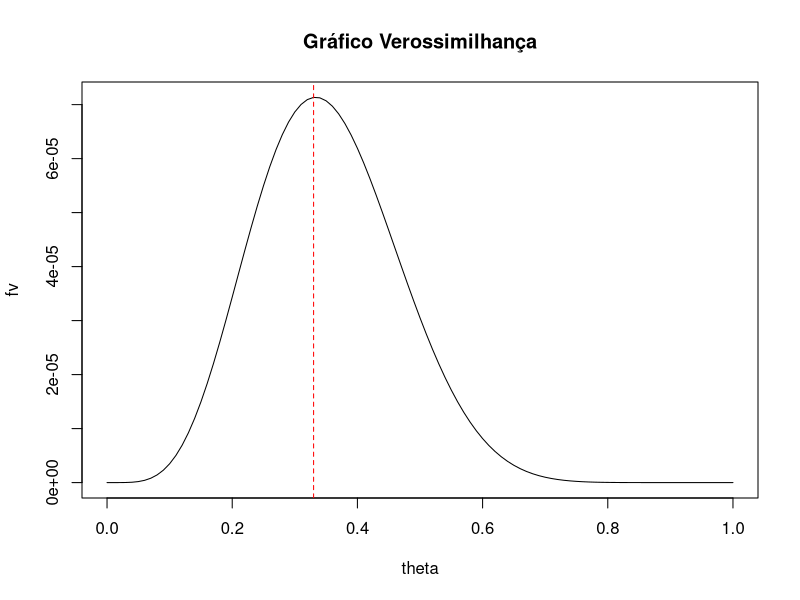
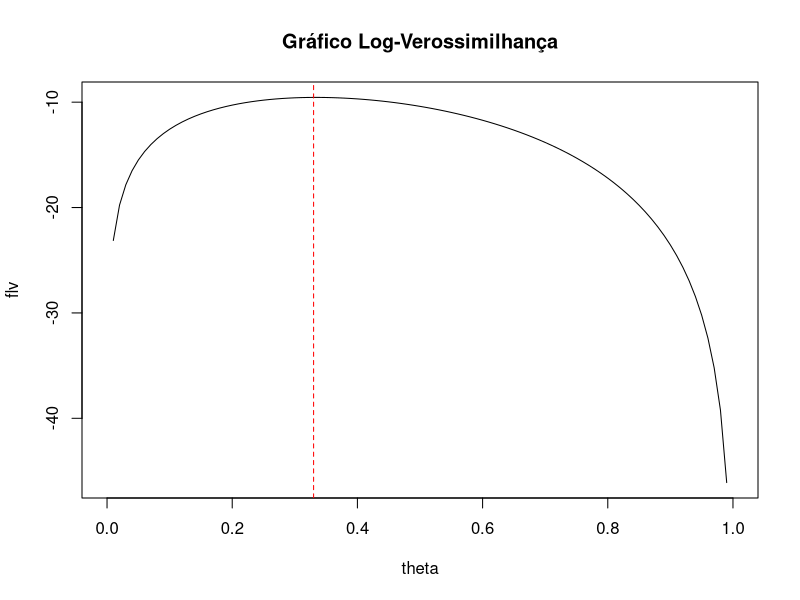
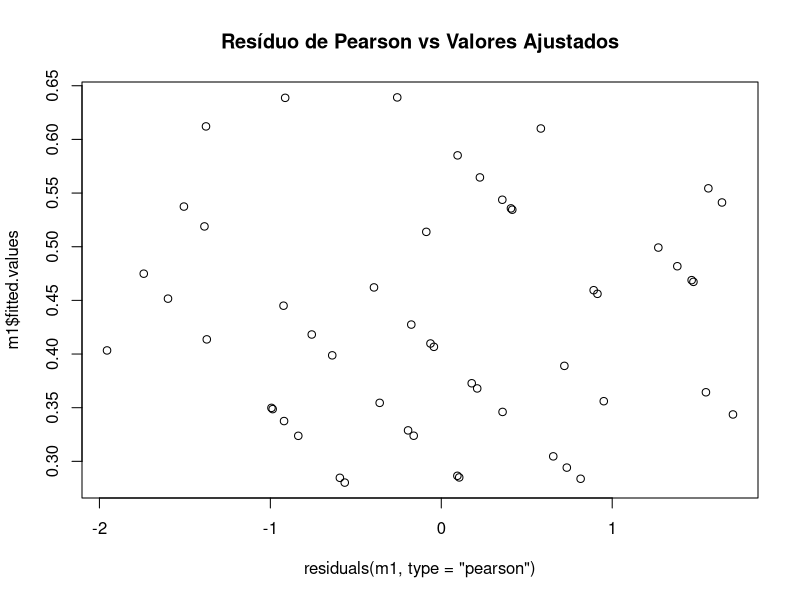
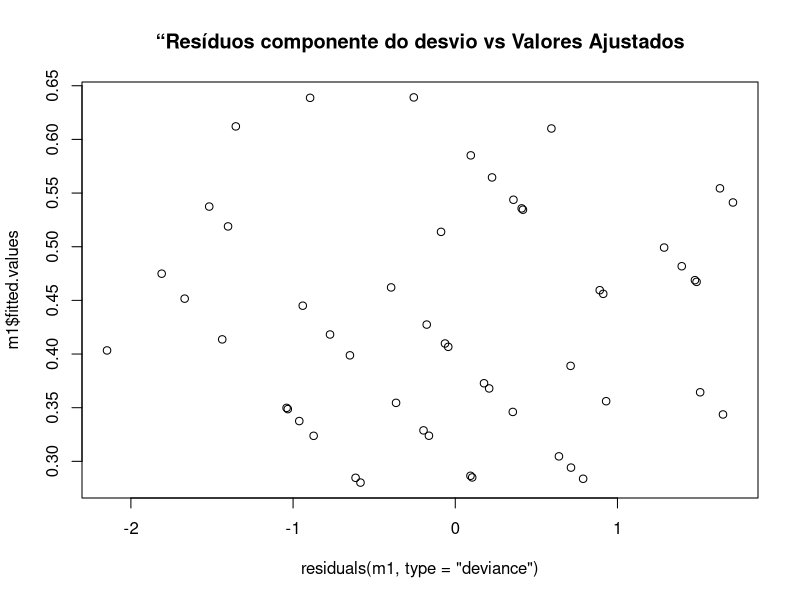
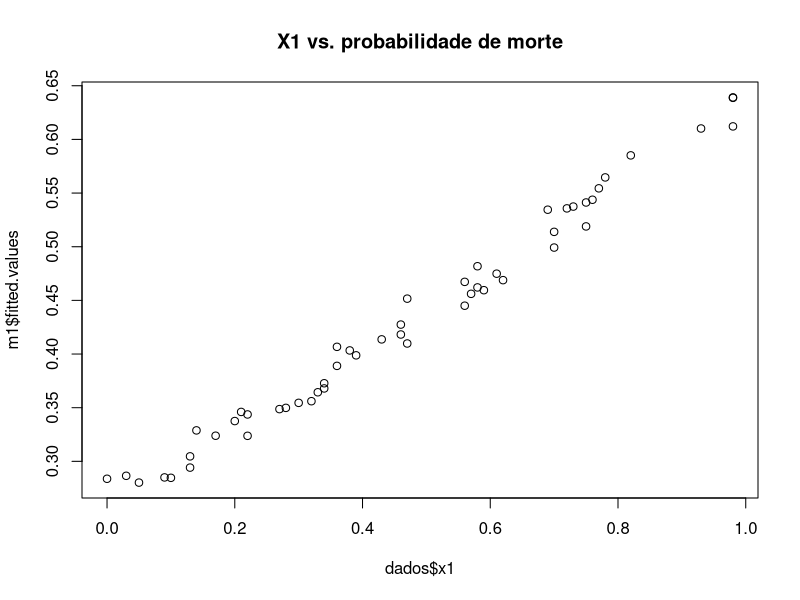
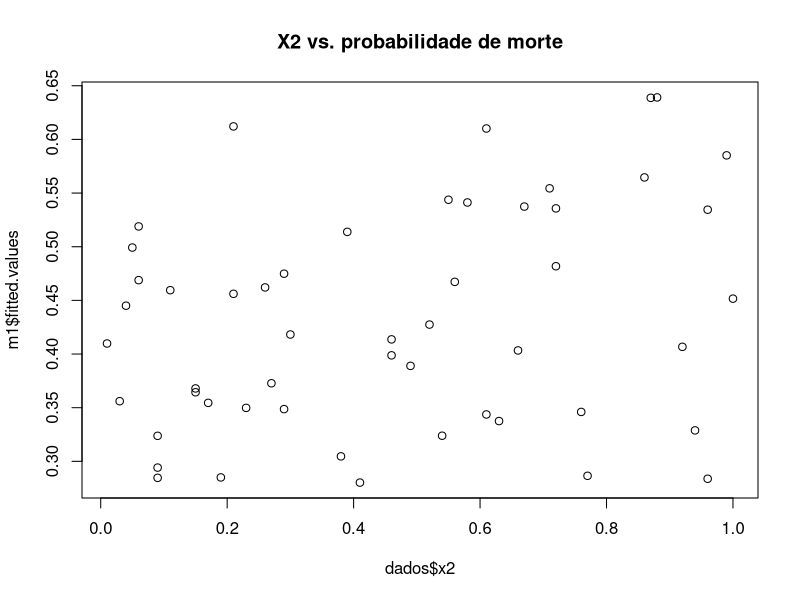

Source code (R) for these figures, in order:
## ---- chunk 1
knitr::opts_chunk$set(
  warning = FALSE,
  message = FALSE
  )
## ---- chunk 2
library(tidyverse)
rm(list = ls())
## ---- chunk 3
y <- c(1, 0, 0, 1, 0, 0, 0, 1, 0, 0, 0, 1, 0, 0, 1)

theta <- seq(0,1,0.01)
n <- length(y)
sy <- sum(y) # soma de y

# Verossimilhanca
fv <- theta^sy * (1-theta)^(n - sy)
maximo <- theta[fv == max(fv)]
plot(theta, fv, type = "line", main = "Gráfico Verossimilhança")
abline(v = maximo, col = 'red', lty = 2)
## ---- chunk 4
# Log-Verossimilhanca
flv <- sy*log(theta) + (n - sy)*log(1-theta)
maximo <- theta[flv == max(flv)]
plot(theta, flv, type = "line", main = "Gráfico Log-Verossimilhança")
abline(v = maximo, col = 'red', lty = 2)

paste0("Valor do máximo: ", maximo)
## ---- chunk 5
loglik <- function(theta, y){
  n <- length(y)
  sy <- sum(y)
  log_ver <- sy*log(theta) + (n - sy)*log(1-theta)
  return(log_ver)
}

theta0 <- 0.5 
ajuste <- optim(par = theta0,# chute inicial
                fn = loglik, # funcao a ser otimizada
                y = y, # parametro da funcao
                lower = 0.0001, upper = 0.9999, # limites para o parametro
                method = "L-BFGS-B", control = list(fnscale = -1), hessian = F) # metodo e maximizacao
ajuste$par %>% round(3)
## ---- chunk 6
rm(list = ls())

y <- c(7, 2, 24, 33, 2, 5, 2, 5, 8, 8, 16, 20, 11, 4, 37, 1, 8, 8, 5, 7, 5, 4, 4, 2, 26)
x1 <- c(-0.27, 0.57, -0.74, -0.94, 0.64, 0.86, 0.5, 0.12, -0.36, 0.12, -0.55, -0.81, -0.21, 0.53, -1, 0.4, -0.07, 0.15, -0.13, 0.22, 0.96, 0.45, -0.06, 0.97, -0.71)

n = length(y)
## ---- chunk 7
bet <- c(1,1) #chute inicial
w <- numeric(0)
z <- numeric(0)
for (i in 1:n) {
  eta <- bet[1] + bet[2]*x1[i]
  w[i] <- exp(eta)  
  z[i] <- eta + y[i]*exp(-eta)-1 
}

w = diag(w) # w eh uma matriz diagonal
w[1:5,1:5]
## ---- chunk 8
z
## ---- chunk 9
X <- cbind(rep(1,n) , x1)
beta_r_1 <- solve( t(X) %*% w %*% X) %*% t(X) %*% w %*% z
beta_r_1
## ---- chunk 10
mod <- glm(formula = y ~ x1, family = poisson(link = "log"), start = bet)
resumo <- mod %>% summary()
resumo
## ---- chunk 11
#| include: FALSE
coef <- resumo$coefficients[,1] %>% round(2)
pvalor <- resumo$coefficients[,4]
deviance_mod <- resumo$deviance %>% round(2)
## ---- chunk 12
beta0_chapeu = coef[1]
beta1_chapeu = coef[2]
mu = exp(beta0_chapeu + beta1_chapeu*x1)
de = 2*sum(y*log(y/mu)-(y-mu))
de # mesmo da saida do summary

p <- 2 # numero de betas estimados
cbind(
  list(
    "Ponto crítico a 95%= " = qchisq(0.95, n-p) %>% round(2),
    "Ponto crítico a 99%= " = qchisq(0.99, n-p) %>% round(2)))
## ---- chunk 13
x2p.1 = sum( ((y-mu)^2)/mu )
rp = residuals(mod, type = "pearson") # residuo de pearson
x2p.2 = sum(rp^2)
cbind(x2p.1,x2p.2)
1-pchisq(x2p.1, n-p)
## ---- chunk 14
rm(list = ls())
dados <- read.table("dados_Q3_L2_MLG.txt", col.names = c("y", "x1", "x2")) %>% as_tibble()
## ---- chunk 15
m <- 10 #numero de larvas por recipiente 
m1 <- glm(cbind(y,m-y)~x1+x2, family=binomial(link="logit"), data = dados)
resumo <- summary(m1)
resumo
## ---- chunk 16
#| include: FALSE
coef <- resumo$coefficients[,1] %>% round(2)
pvalor <- resumo$coefficients[,4] %>% round(4)
deviance_mod <- resumo$deviance %>% round(2)
## ---- chunk 17
plot(
  residuals(m1, type = "pearson"), 
  m1$fitted.values, 
  main = "Resíduo de Pearson vs Valores Ajustados")
## ---- chunk 18
plot(
  residuals(m1, type = "deviance"), 
  m1$fitted.values, 
  main = "“Resíduos componente do desvio vs Valores Ajustados")
## ---- chunk 19
data.frame(Recipiente = dados$y, 
           ProbMorte = m1$fitted.values %>% round(2))
## ---- chunk 20
plot(dados$x1, m1$fitted.values, main = "X1 vs. probabilidade de morte")
plot(dados$x2, m1$fitted.values, main = "X2 vs. probabilidade de morte")
